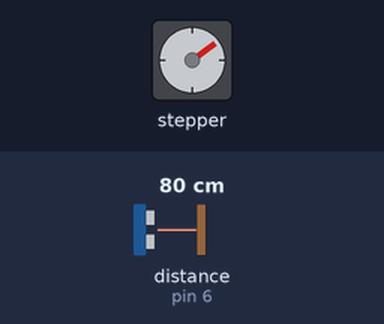
A sketch run on a simulated Arduino Uno, built with avr-gcc and run on an emulated ATmega328P. Shown: stepper motor. Inputs (shaded band) come from the test bench; at power-on: distance to the obstacle (sensor on pin 6) 80 cm. The echo pulse lasts 58.3 µs per cm; stepper angles assume 200 steps per turn.

Above: at 1.2 s.
1.3 s: distance to the obstacle (sensor on pin 6) set to 2 cm
4.3 s: distance to the obstacle (sensor on pin 6) set to 35 cm
At 6.1 s:
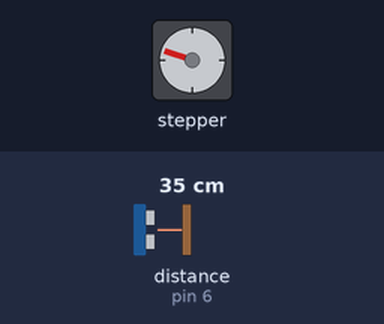
6.9 s: distance to the obstacle (sensor on pin 6) set to 60 cm
At 8.9 s:
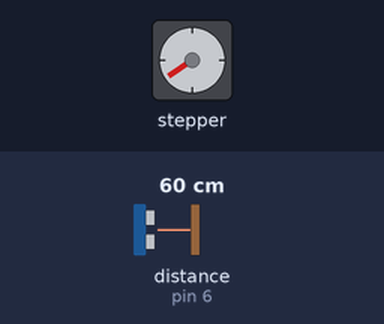
9.3 s: distance to the obstacle (sensor on pin 6) set to 120 cm
At 12.0 s:
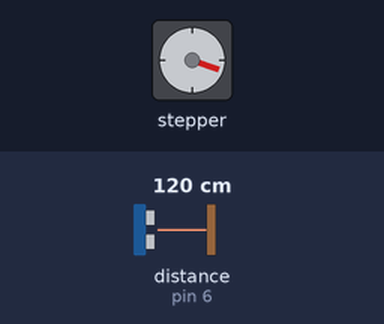
12.3 s: distance to the obstacle (sensor on pin 6) set to 203 cm
At 14.7 s:
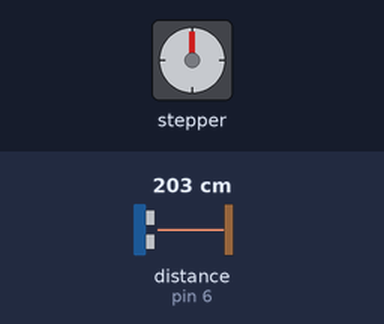
Timing chart, 0 to 16.2 s (numbered marks = the images above; inputs shaded):
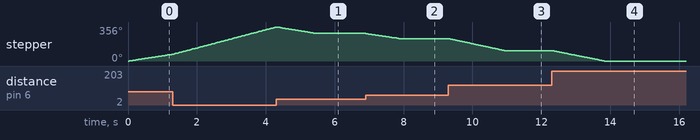

Measured:
- after the input at 4.3 s, stepper: turns 68° counter-clockwise in 1.1 s, starting at once
- after the input at 6.9 s, stepper: turns 53° counter-clockwise in 0.96 s, starting at once
- after the input at 9.3 s, stepper: turns 126° counter-clockwise in 1.6 s, starting at once
- after the input at 12.3 s, stepper: turns 109° counter-clockwise in 1.5 s, starting at once

The sketch:

plabB_v001.ino
```cpp
/*
    Plan B
    Move stepper motor according to distance read
    from ultrasound
*/

#include <AccelStepper.h>
#include <Ultrasonic.h>

//////////////////////////////////////////////////////////////////
/////////////// el número que hay que modificar //////////////////
//////////////////////////////////////////////////////////////////

                       int maxSteps = 200;

//////////////////////////////////////////////////////////////////
///////////// rango máximo de pasos para el motor ////////////////
//////////////////////////////////////////////////////////////////

boolean test = false;

// Define a stepper and the pins ~ 1 EN+ , 9 CLK+ , 8 CW+
AccelStepper stepper(1, 9, 8);

// Define an ultrasonic sensor ~ (Trig PIN 5,Echo PIN 6)
Ultrasonic ultrasonic(5, 6, 10000);


void setup() {
  // Stepper
  stepper.setSpeed(2000);
  stepper.setMaxSpeed(4000);
  stepper.setAcceleration(1000);

  // UltraSound
  pinMode(4, OUTPUT); // VCC pin
  pinMode(7, OUTPUT); // GND ping
  digitalWrite(4, HIGH); // VCC +5V mode
  digitalWrite(7, LOW);  // GND mode

  // if test init serial
  if (test) Serial.begin(115200);
}

void loop() {
  // Read new position
  int distance = ultrasonic.Ranging(CM);
  int steps = round(map(distance, 0, 172, maxSteps, 0));
  steps = constrain(steps, 0, maxSteps);

  // Set stepper to mapped steps
  stepper.moveTo(steps);
  stepper.runSpeedToPosition();

  // if test then print values to serial
  if (test) {
    Serial.print(distance);
    Serial.print("cm   ");
    Serial.println(steps);
  }
}
```
